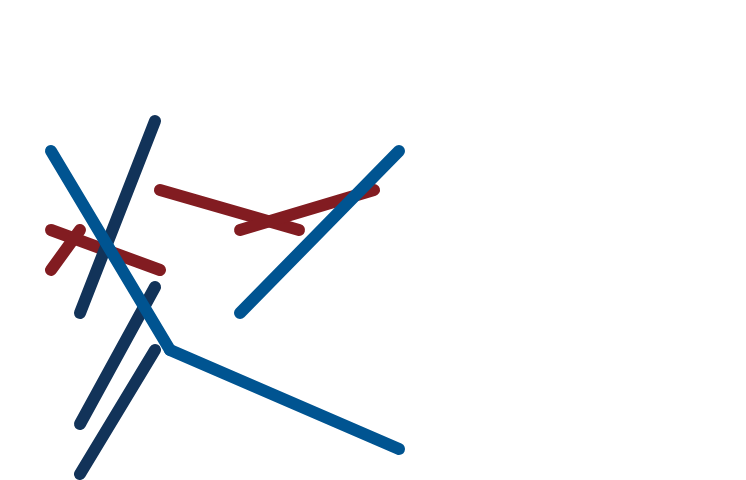
Frame 1 (no input)
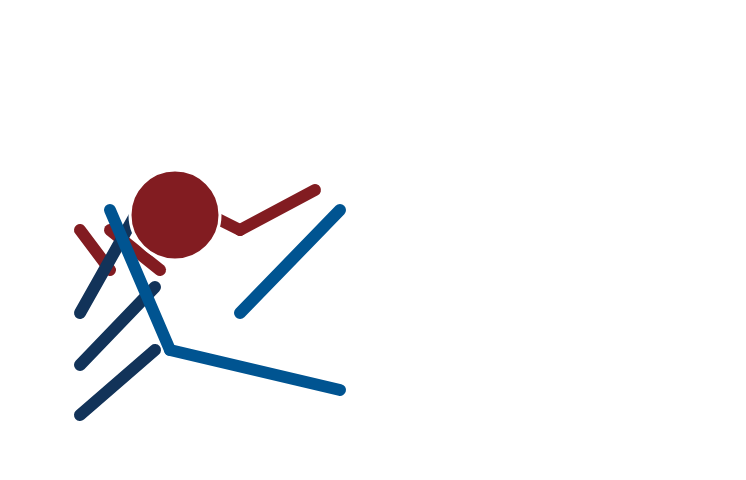
Frame 60 (no input)
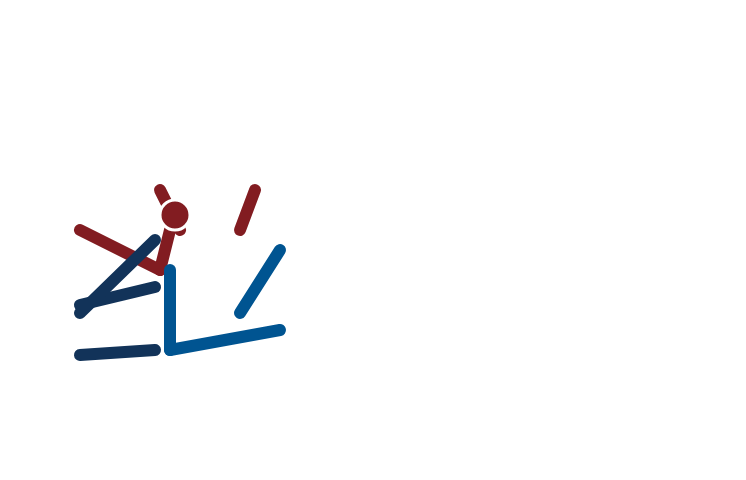
Frame 120 (the mouse pressed at the canvas centre since frame 60)

The p5.js sketch that drew these frames (run headless with seeded random() and noise() and a simulated clock; from frame 60 on, the mouse is pressed at the canvas centre):

// p5.js sketch
// ── sketch.js
let t = 0;
let i = 0;

function setup() {
  createCanvas(746,480);
  textFont("sans-serif");
}

function draw() {

  background(255);

  t++;

  i++;

  // 上の丸

  noStroke();

if (i>150){
  
  fill(130,28,33);

  circle(120,max(90,350 - t),min(60,t));

  fill(18,51,89);

  circle(185,max(145,375 - t),min(60,30+t));

  fill(0,84,145);

  circle(120,max(165,400 - t),min(35,t));

}

  // ロゴ本体

  strokeWeight(12);

  
    stroke(130,28,33);

    line(max(80,300-t),230,160,190);

    line(max(160,375-t),190,240,230);
         

    line(min(240,50+t),230,160,270);
         

    line(min(160,50+t),270,80,230);
         
  


  // 青い部分

  

    //"S"
    stroke(18,51,89);
    strokeWeight(12);

    line(80,max(250,425-t),155,287);
    line(80,max(250,475-t),155,350);
    line(155,min(350,120+t),80,(350-37));
  

  

    //"U"
    stroke(0,84,145);
    strokeWeight(12);

    line(170,350,max(170,400-t),max(287,450-t));
    line(170,350,min(240,50+t),min(350-37,150+t));
    line(240,(350-37),max(240,400-t),min(250,150+t));
  

  // 中央の赤丸

  if(t>50){

    strokeWeight(3);
    stroke(255,255,255);

    fill(130,28,33);

    circle(175,215,min(30,t-150));

    strokeWeight(8);
    noStroke();
  }


  // キャッチコピー

  if(t>210){

    fill(20,50,90);

    textSize(32);

    text("偉大なる平凡人たれ",310,90);

  }


  // 100th

  if(t>230){

    fill(130,28,33);

    textSize(120);

    text("100",min(330,150+t),220);

    textSize(60);

    text("th",min(540,360+t),220);

  }


  // Anniversary

  if(t>250){

    textSize(42);

    text("Anniversary",330,300);

  }


  // Since

  if(t>270){

    textSize(28);

    text("SINCE 1928",390,340);

  }


   // 学校名
 

  if(t>290){

    textSize(32);

    text("学校法人大阪産業大学",300,400);

  }

}
